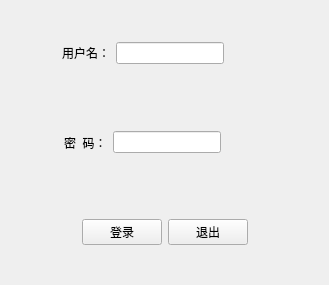
<?xml version="1.0" encoding="UTF-8"?>
<ui version="4.0">
 <class>LoginWindow</class>
 <widget class="QWidget" name="LoginWindow">
  <property name="geometry">
   <rect>
    <x>0</x>
    <y>0</y>
    <width>329</width>
    <height>285</height>
   </rect>
  </property>
  <property name="windowTitle">
   <string>Form</string>
  </property>
  <layout class="QVBoxLayout" name="verticalLayout">
   <item>
    <widget class="QWidget" name="widget" native="true">
     <layout class="QHBoxLayout" name="horizontalLayout">
      <item>
       <spacer name="horizontalSpacer">
        <property name="orientation">
         <enum>Qt::Horizontal</enum>
        </property>
        <property name="sizeHint" stdset="0">
         <size>
          <width>40</width>
          <height>20</height>
         </size>
        </property>
       </spacer>
      </item>
      <item>
       <widget class="QLabel" name="label">
        <property name="text">
         <string>用户名：</string>
        </property>
       </widget>
      </item>
      <item>
       <widget class="QLineEdit" name="userName"/>
      </item>
      <item>
       <spacer name="horizontalSpacer_7">
        <property name="orientation">
         <enum>Qt::Horizontal</enum>
        </property>
        <property name="sizeHint" stdset="0">
         <size>
          <width>40</width>
          <height>20</height>
         </size>
        </property>
       </spacer>
      </item>
      <item>
       <spacer name="horizontalSpacer_2">
        <property name="orientation">
         <enum>Qt::Horizontal</enum>
        </property>
        <property name="sizeHint" stdset="0">
         <size>
          <width>40</width>
          <height>20</height>
         </size>
        </property>
       </spacer>
      </item>
     </layout>
    </widget>
   </item>
   <item>
    <widget class="QWidget" name="widget_2" native="true">
     <layout class="QHBoxLayout" name="horizontalLayout_2">
      <item>
       <spacer name="horizontalSpacer_3">
        <property name="orientation">
         <enum>Qt::Horizontal</enum>
        </property>
        <property name="sizeHint" stdset="0">
         <size>
          <width>40</width>
          <height>20</height>
         </size>
        </property>
       </spacer>
      </item>
      <item>
       <widget class="QLabel" name="label_2">
        <property name="text">
         <string>密  码：</string>
        </property>
       </widget>
      </item>
      <item>
       <widget class="QLineEdit" name="password"/>
      </item>
      <item>
       <spacer name="horizontalSpacer_8">
        <property name="orientation">
         <enum>Qt::Horizontal</enum>
        </property>
        <property name="sizeHint" stdset="0">
         <size>
          <width>40</width>
          <height>20</height>
         </size>
        </property>
       </spacer>
      </item>
      <item>
       <spacer name="horizontalSpacer_4">
        <property name="orientation">
         <enum>Qt::Horizontal</enum>
        </property>
        <property name="sizeHint" stdset="0">
         <size>
          <width>40</width>
          <height>20</height>
         </size>
        </property>
       </spacer>
      </item>
     </layout>
    </widget>
   </item>
   <item>
    <widget class="QWidget" name="widget_3" native="true">
     <layout class="QHBoxLayout" name="horizontalLayout_3">
      <item>
       <spacer name="horizontalSpacer_5">
        <property name="orientation">
         <enum>Qt::Horizontal</enum>
        </property>
        <property name="sizeHint" stdset="0">
         <size>
          <width>40</width>
          <height>20</height>
         </size>
        </property>
       </spacer>
      </item>
      <item>
       <widget class="QPushButton" name="loginButton">
        <property name="text">
         <string>登录</string>
        </property>
       </widget>
      </item>
      <item>
       <widget class="QPushButton" name="quitButton">
        <property name="text">
         <string>退出</string>
        </property>
       </widget>
      </item>
      <item>
       <spacer name="horizontalSpacer_6">
        <property name="orientation">
         <enum>Qt::Horizontal</enum>
        </property>
        <property name="sizeHint" stdset="0">
         <size>
          <width>40</width>
          <height>20</height>
         </size>
        </property>
       </spacer>
      </item>
     </layout>
    </widget>
   </item>
  </layout>
 </widget>
 <resources/>
 <connections/>
</ui>
